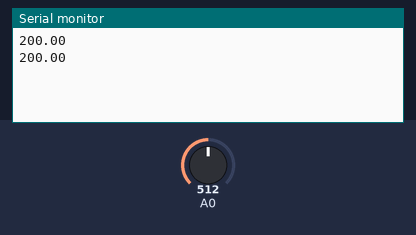
A sketch run on a simulated Arduino Uno, built with avr-gcc and run on an emulated ATmega328P. Parts: the last lines printed to the serial monitor. The inputs (shaded band) are chosen by the test bench; at power-on: A0 = 512.

Above: at 1.8 s.
1.9 s: A0 set to 716
At 2.8 s:
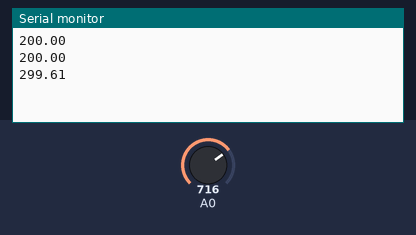
3.4 s: A0 set to 900
At 4.5 s:
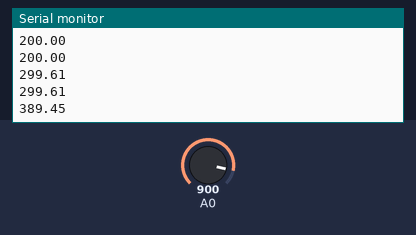
Timing chart, 0 to 6.4 s (numbered marks = the images above; inputs shaded):
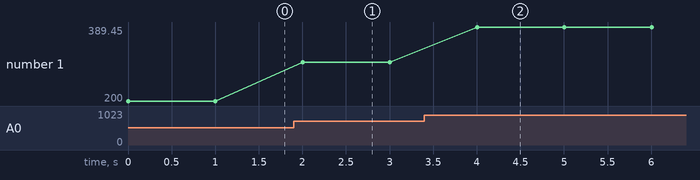

The sketch:

first.ino
```cpp
#include <Wire.h>

void setup()
{
 	Serial.begin(9600);
 	Wire.begin();
}

void loop()
{
	int reading = analogRead(0);
    float voltage = reading * 5.0;
    voltage /= 1024.0;
    // Температура
    float temperatureC = (voltage - 0.5) * 100;
  	Serial.println(temperatureC);
    delay(1000);
}
```

Measured:
- after the input at 1.9 s, the serial monitor: prints a new line after 0.10 s (image 1)
- after the input at 3.4 s, the serial monitor: prints a new line after 0.60 s (image 2)
- plotted number 1: 200 → 299.61 after the input at 1.9 s, 299.61 → 389.45 after the input at 3.4 s
